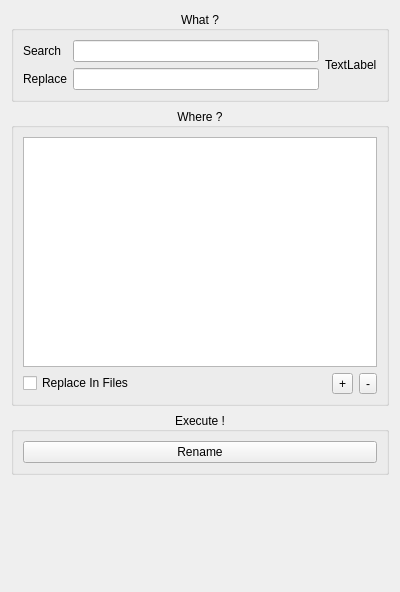
<?xml version="1.0" encoding="UTF-8"?>
<ui version="4.0">
 <class>InputWidget</class>
 <widget class="QWidget" name="InputWidget">
  <property name="geometry">
   <rect>
    <x>0</x>
    <y>0</y>
    <width>400</width>
    <height>592</height>
   </rect>
  </property>
  <property name="windowTitle">
   <string>Form</string>
  </property>
  <layout class="QVBoxLayout" name="verticalLayout">
   <item>
    <widget class="QGroupBox" name="whatGroup">
     <property name="title">
      <string>What ?</string>
     </property>
     <property name="alignment">
      <set>Qt::AlignCenter</set>
     </property>
     <property name="flat">
      <bool>true</bool>
     </property>
     <layout class="QGridLayout" name="gridLayout">
      <item row="0" column="1">
       <widget class="QLabel" name="searchInfo">
        <property name="text">
         <string>Search</string>
        </property>
       </widget>
      </item>
      <item row="1" column="1">
       <widget class="QLabel" name="replaceInfo">
        <property name="text">
         <string>Replace</string>
        </property>
       </widget>
      </item>
      <item row="0" column="2">
       <widget class="QLineEdit" name="searchEdit"/>
      </item>
      <item row="1" column="2">
       <widget class="QLineEdit" name="replaceEdit"/>
      </item>
      <item row="0" column="3" rowspan="2">
       <widget class="SearchDrop" name="dropZone">
        <property name="text">
         <string>TextLabel</string>
        </property>
       </widget>
      </item>
     </layout>
    </widget>
   </item>
   <item>
    <widget class="QGroupBox" name="whereGroup">
     <property name="title">
      <string>Where ?</string>
     </property>
     <property name="alignment">
      <set>Qt::AlignCenter</set>
     </property>
     <property name="flat">
      <bool>true</bool>
     </property>
     <layout class="QGridLayout" name="gridLayout_2">
      <item row="0" column="0" colspan="6">
       <widget class="FolderTree" name="directoryTree">
        <property name="acceptDrops">
         <bool>false</bool>
        </property>
        <property name="rootIsDecorated">
         <bool>false</bool>
        </property>
        <property name="headerHidden">
         <bool>true</bool>
        </property>
        <column>
         <property name="text">
          <string notr="true">1</string>
         </property>
        </column>
       </widget>
      </item>
      <item row="1" column="0">
       <widget class="QCheckBox" name="replaceInFilesCheck">
        <property name="text">
         <string>Replace In Files</string>
        </property>
       </widget>
      </item>
      <item row="1" column="5">
       <widget class="QToolButton" name="removeDirectoryButton">
        <property name="text">
         <string>-</string>
        </property>
       </widget>
      </item>
      <item row="1" column="4">
       <widget class="QToolButton" name="addDirectoryButton">
        <property name="text">
         <string>+</string>
        </property>
       </widget>
      </item>
     </layout>
    </widget>
   </item>
   <item>
    <widget class="QGroupBox" name="executeGroup">
     <property name="title">
      <string>Execute !</string>
     </property>
     <property name="alignment">
      <set>Qt::AlignCenter</set>
     </property>
     <property name="flat">
      <bool>true</bool>
     </property>
     <layout class="QVBoxLayout" name="verticalLayout_2">
      <item>
       <widget class="QPushButton" name="executeButton">
        <property name="text">
         <string>Rename</string>
        </property>
       </widget>
      </item>
     </layout>
    </widget>
   </item>
   <item>
    <widget class="LogoWidget" name="logoWidget" native="true">
     <property name="minimumSize">
      <size>
       <width>100</width>
       <height>100</height>
      </size>
     </property>
    </widget>
   </item>
  </layout>
 </widget>
 <customwidgets>
  <customwidget>
   <class>LogoWidget</class>
   <extends>QWidget</extends>
   <header>LogoWidget.h</header>
   <container>1</container>
  </customwidget>
  <customwidget>
   <class>FolderTree</class>
   <extends>QTreeWidget</extends>
   <header>FolderTree.h</header>
  </customwidget>
  <customwidget>
   <class>SearchDrop</class>
   <extends>QLabel</extends>
   <header>SearchDrop.h</header>
  </customwidget>
 </customwidgets>
 <resources/>
 <connections/>
</ui>
